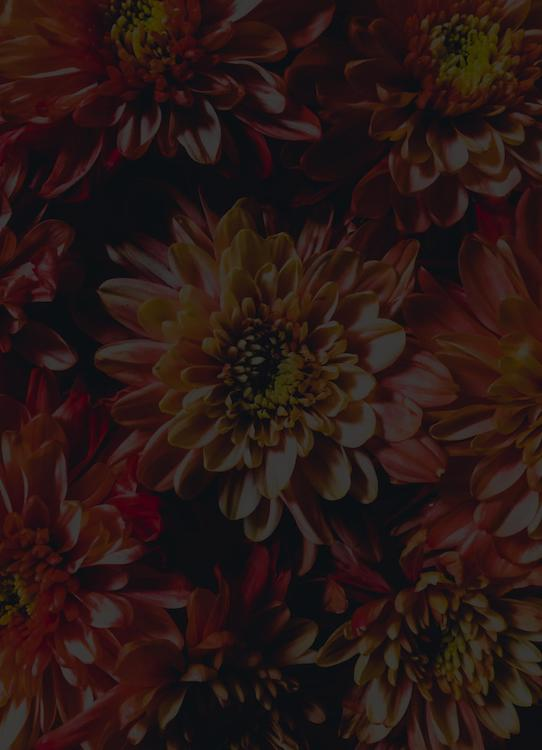
#> input picture Computer Vision 1 Introduction (Python)/week4-python/data/images/dark-flowers.jpg, 542 x 750 px
$ jupyter execute 3_Histogram_Equalization.ipynb   (shell and % lines are left out)
#> lines starting #> are read from the running program, lines starting #| are printed output that depends on the picture
# <font style="color:rgb(50,120,229)">Introduction </font>
We had seen in the previous lesson, how to improve contrast in an image using simple intensity scaling approach. In this section, we will describe better ways of improving contrast in the image.

# <font style = "color:rgb(50,120,229)">Histogram Equalization</font>

Histogram Equalization is a non-linear method for enhancing contrast in an image. We have already seen the theory in the video. Now, let's see how to perform histogram equalization using OpenCV using [**`equalizeHist()`**](https://docs.opencv.org/4.1.0/d6/dc7/group__imgproc__hist.html#ga7e54091f0c937d49bf84152a16f76d6e).

# <font style = "color:rgb(50,120,229)">Histogram Equalization for Grayscale Images</font>

The function [**`equalizeHist()`**](https://docs.opencv.org/4.1.0/d6/dc7/group__imgproc__hist.html#ga7e54091f0c937d49bf84152a16f76d6e) performs histogram equalization on a grayscale image. The syntax is given below.

### <font style = "color:rgb(8,133,37)">Function Syntax</font>

```python
	dst	=	cv2.equalizeHist(	src[, dst]	)
```

**Parameters**

- **`src`** -	Source 8-bit single channel image.
- **`dst`** -	Destination image of the same size and type as src .

[cell 1]
import cv2
import matplotlib.pyplot as plt
from dataPath import DATA_PATH
import numpy as np

[cell 2]
import matplotlib
matplotlib.rcParams['figure.figsize'] = (50.0, 50.0)
matplotlib.rcParams['image.cmap'] = 'gray'
matplotlib.rcParams['axes.titlesize'] = 20
matplotlib.rcParams['image.interpolation'] = 'bilinear'

[cell 3]
# Read image in grayscale format
filename = "data/images/dark-flowers.jpg"
im = cv2.imread(filename, cv2.IMREAD_GRAYSCALE)
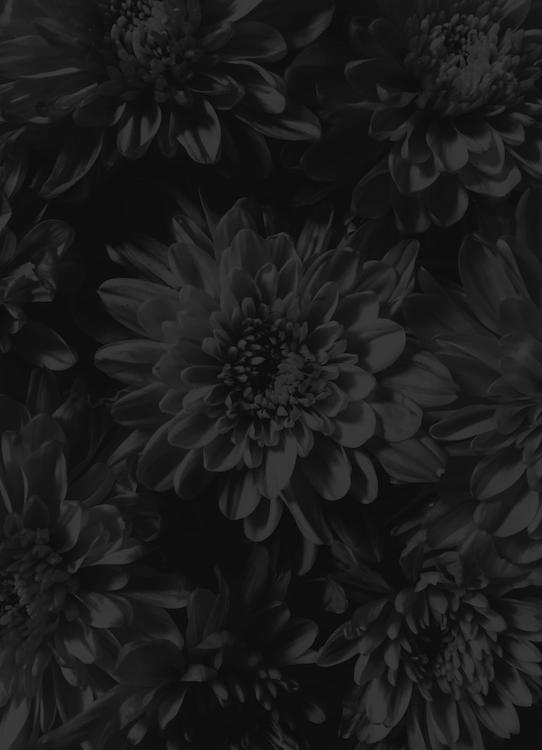
#> im: shape (750, 542); min 2, max 65, mean 27.7

# Equalize the histogram
imEq = cv2.equalizeHist(im)

# Display images
plt.figure(figsize=(10,10))

ax = plt.subplot(1,2,1)
ax.imshow(im, vmin=0, vmax=255)
ax.set_title("Original Image")
ax.axis('off')

ax = plt.subplot(1,2,2)
ax.imshow(imEq, vmin=0, vmax=255)
ax.set_title("Histogram Equalized")
ax.axis('off')

plt.show()

### <font style = "color:rgb(8,133,37)">Display Histogram</font>

Now, let's look at the histogram of the two images. In the previous section we had used **calcHist()** to calculate histogram. Matplotlib provides an alternative way which has a slightly better syntax. Let's use it here.

[cell 4]
# Display Histogram using Matplotlib
plt.figure(figsize=(30,10))

ax = plt.subplot(1,2,1)
ax.hist(im.ravel(), bins=256, range=[0,255])
ax.set_title('Histogram of Original Image')

ax = plt.subplot(1,2,2)
ax.hist(imEq.ravel(), bins=256, range=[0,255])
ax.set_title('Histogram of Equalization')

plt.show()
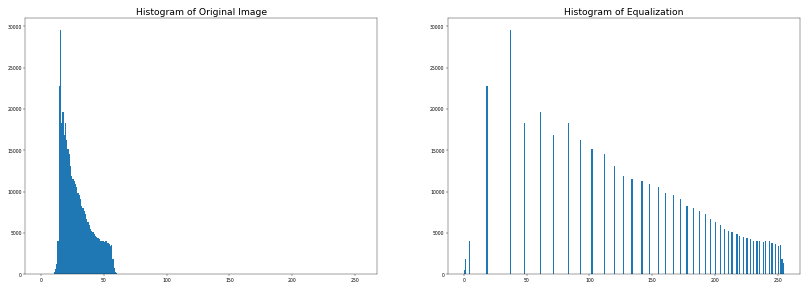
#> figure drawn by matplotlib, 2 panels; panel 1: tallest bar 29553 high, from x = 14.94 to 15.94; panel 2: tallest bar 29553 high, from x = 36.86 to 37.85

As expected, the histogram is spread more uniformly over the range

# <font style = "color:rgb(50,120,229)">Histogram Equalization for Color Images</font>

One may be tempted to think that we can simply perform histogram equalization for each channel separately. For understanding why it is not a good idea, let's simply implement and see why it is not a good idea.

### <font style = "color:rgb(8,133,37)">Wrong Way</font>

[cell 5]
# Read color image
filename = "data/images/dark-flowers.jpg"
im = cv2.imread(filename, cv2.IMREAD_COLOR)
#> im is the input picture: shape (750, 542, 3); mean B, G, R 20.1, 22.7, 40.4
# Create imEq with same shape like image
imEq = np.zeros_like(im)

# Perform histogram Equalization on each color channel separately
for channel in range(im.shape[2]):
    imEq[:,:,channel] = cv2.equalizeHist(im[:,:,channel])
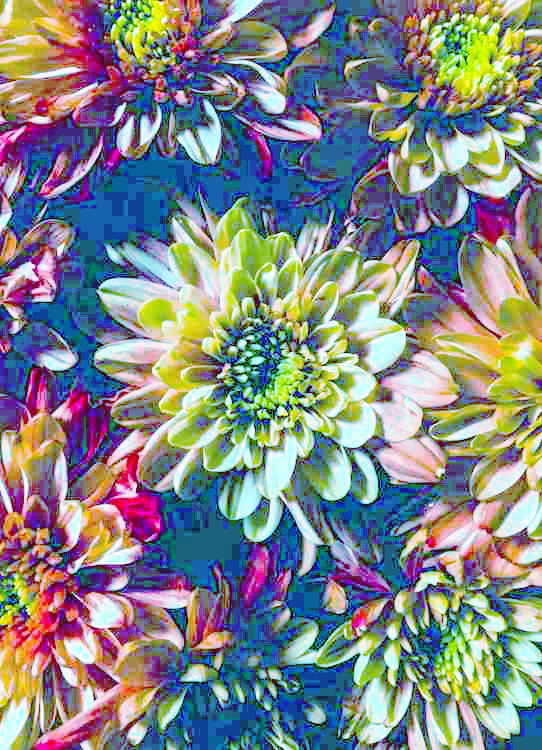
#> imEq: shape (750, 542, 3); mean B, G, R 134.5, 133.8, 129.8

# Display images
plt.figure(figsize=(10,10))

ax = plt.subplot(1,2,1)
ax.imshow(im[...,::-1], vmin=0, vmax=255)
ax.set_title("Original Image")
ax.axis('off')

ax = plt.subplot(1,2,2)
ax.imshow(imEq[...,::-1], vmin=0, vmax=255)
ax.set_title("Histogram Equalized")
ax.axis('off')

plt.show()
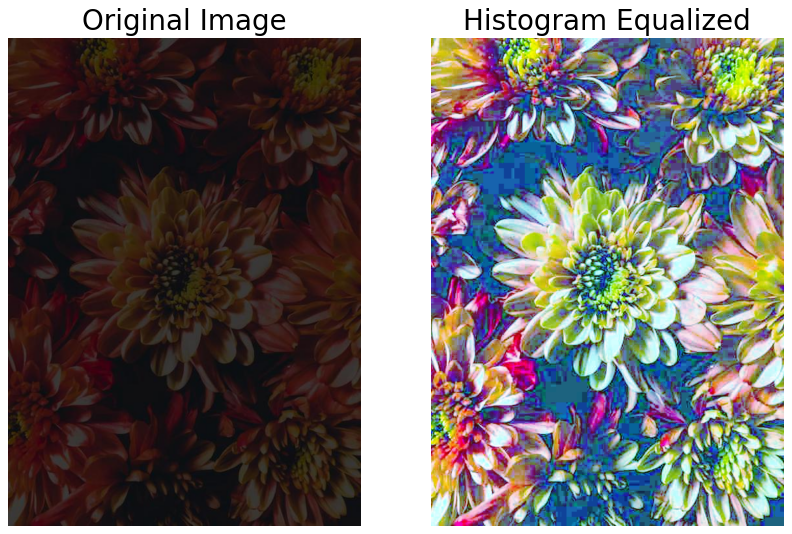
#> figure drawn by matplotlib, 2 panels

### <font style = "color:rgb(8,133,37)">Right Way</font>

We just saw that histogram equalization performed on the three channels separately leads to a bad results. The reason is that when each color channel is non-linearly transformed independently, you can get completely new and unrelated colors.

The right way to perform histogram equalization on color images is to transform the images to a space like the **HSV** colorspace where colors/hue/tint is separated from the intensity.

These are the steps involved

1. Tranform the image to HSV colorspace.
2. Perform histogram equalization only on the V channel.
3. Transform the image back to RGB colorspace.

Let's go over the code.

[cell 6]
# Read the color image
filename = "data/images/dark-flowers.jpg"
im = cv2.imread(filename, cv2.IMREAD_COLOR)

# Convert to HSV
imhsv = cv2.cvtColor(im, cv2.COLOR_BGR2HSV)
#> imhsv: shape (750, 542, 3); mean H, S, V 74.1, 131.9, 41

# Perform histogram Equalization only on the V channel
imhsv[:,:,2] = cv2.equalizeHist(imhsv[:,:,2])
#> imhsv: shape (750, 542, 3); mean H, S, V 74.1, 131.9, 130.1

# Convert back to BGR format
imEq = cv2.cvtColor(imhsv, cv2.COLOR_HSV2BGR)
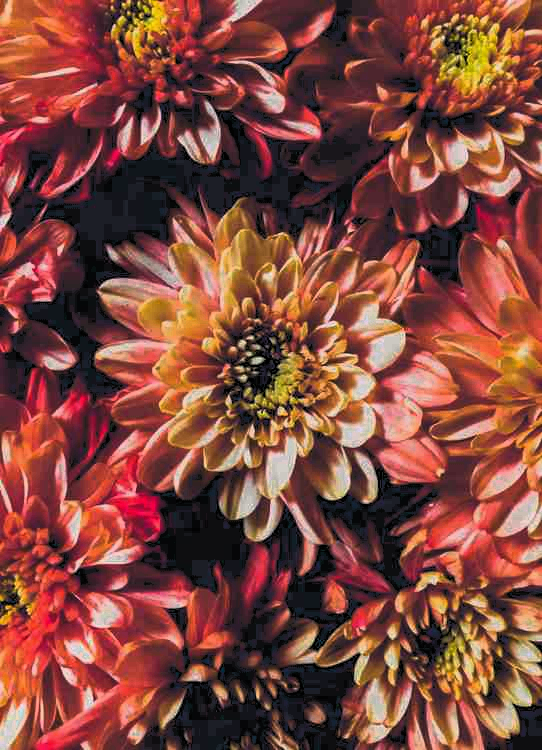
#> imEq: shape (750, 542, 3); mean B, G, R 60.4, 70.6, 129.1

# Display images
plt.figure(figsize=(10,10))

ax = plt.subplot(1,2,1)
ax.imshow(im[...,::-1], vmin=0, vmax=255)
ax.set_title("Original Image")
ax.axis('off')

ax = plt.subplot(1,2,2)
ax.imshow(imEq[...,::-1], vmin=0, vmax=255)
ax.set_title("Histogram Equalized")
ax.axis('off')

plt.show()
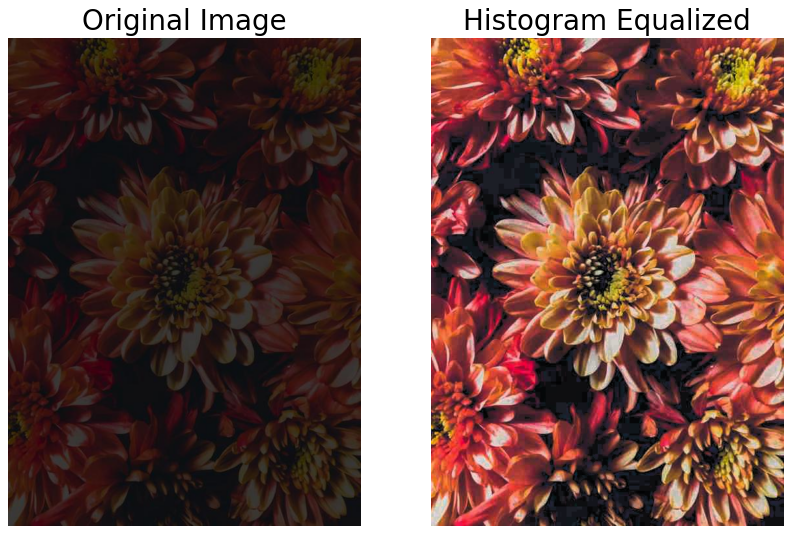
#> figure drawn by matplotlib, 2 panels

## <font style = "color:rgb(50,120,229)">Contrast Limited Adaptive Histogram Equalization (CLAHE) </font>

Histogram equalization uses the pixels of the entire image to improve contrast. While this may look good in many cases, sometimes we may want to enhance the contrast locally so the image does not looks more natural and less dramatic.

For such applications, we use [Contrast Limited Adaptive Histogram Equalization (CLAHE)](https://docs.opencv.org/4.1.0/d5/daf/tutorial_py_histogram_equalization.html) ) which improves the local contrast. More importantly it allows us to specify the size of the neighborhood that is considered "local".

Let's pick a different image, where we may prefer CLAHE in place of regular histogram equalization.

[cell 7]
# Read color image
filename = "data/images/night-sky.jpg"
im = cv2.imread(filename, cv2.IMREAD_COLOR)
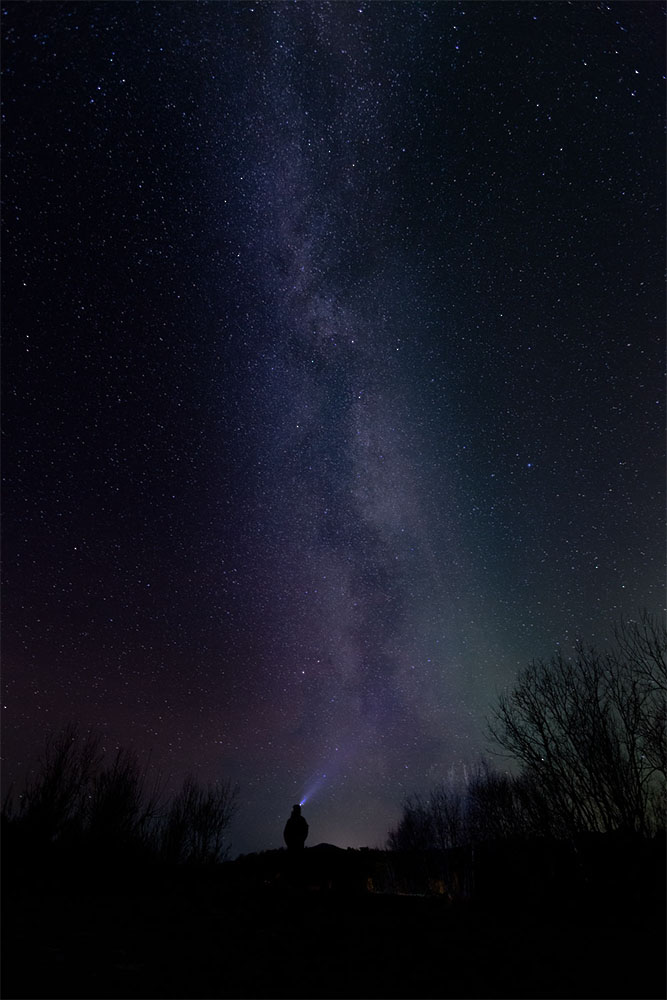
#> input picture Computer Vision 1 Introduction (Python)/week4-python/data/images/night-sky.jpg, 667 x 1000 px
#> im is the input picture: shape (1000, 667, 3); mean B, G, R 30.8, 20.2, 18.7

# Convert to HSV
imhsv = cv2.cvtColor(im, cv2.COLOR_BGR2HSV)
#> imhsv: shape (1000, 667, 3); mean H, S, V 97.2, 104.6, 30.8
imhsvCLAHE = imhsv.copy()

# Perform histogram equlization only on the V channel
imhsv[:,:,2] = cv2.equalizeHist(imhsv[:,:,2])
#> imhsv: shape (1000, 667, 3); mean H, S, V 97.2, 104.6, 119.9

clahe = cv2.createCLAHE(clipLimit=2, tileGridSize=(8,8))
imhsvCLAHE[:,:,2] = clahe.apply(imhsvCLAHE[:,:,2])
#> imhsvCLAHE: shape (1000, 667, 3); mean H, S, V 97.2, 104.6, 50

# Convert back to BGR format
imEq = cv2.cvtColor(imhsv, cv2.COLOR_HSV2BGR)
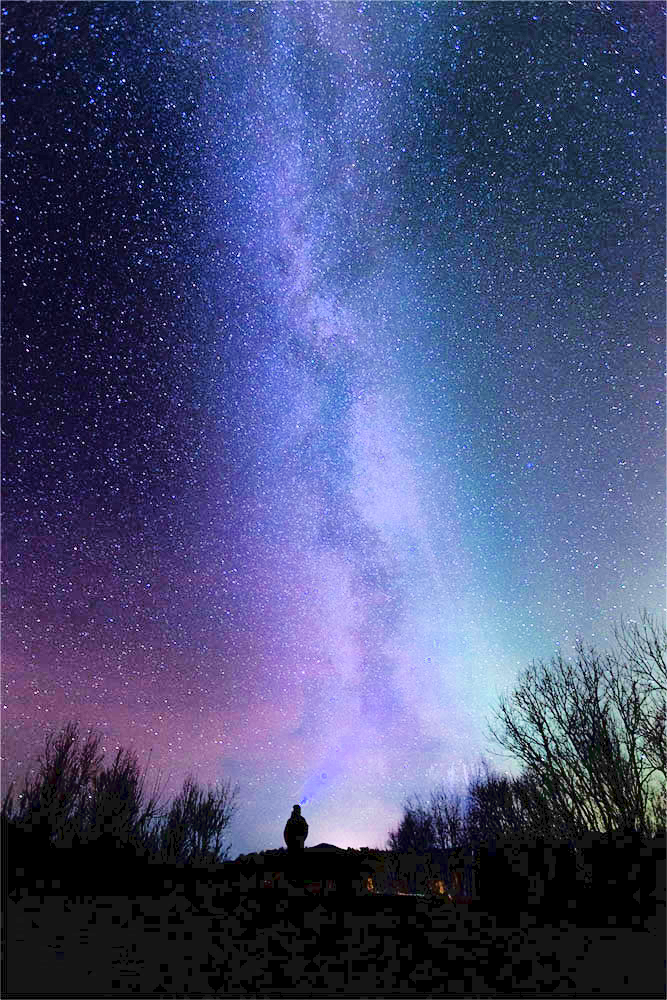
#> imEq: shape (1000, 667, 3); mean B, G, R 119.7, 78.1, 72
imEqCLAHE = cv2.cvtColor(imhsvCLAHE, cv2.COLOR_HSV2BGR)
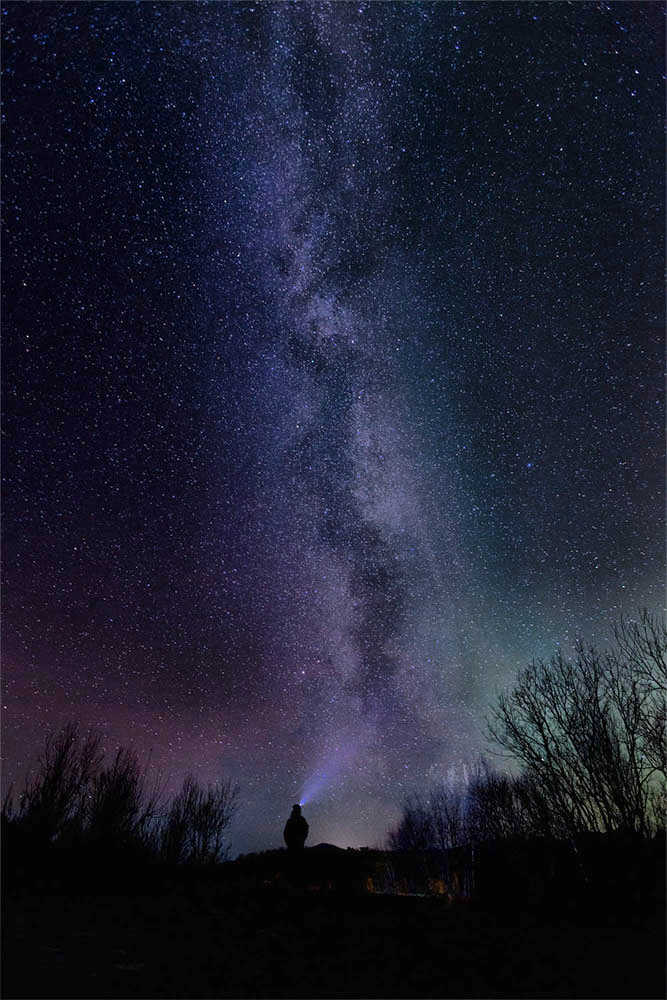
#> imEqCLAHE: shape (1000, 667, 3); mean B, G, R 49.8, 32.7, 30.4

#Display images
plt.figure(figsize=(30,10))

ax = plt.subplot(1,3,1)
ax.imshow(im[:,:,::-1], vmin=0, vmax=255)
ax.set_title("Original Image")
ax.axis('off')


ax = plt.subplot(1,3,2)
ax.imshow(imEq[:,:,::-1], vmin=0, vmax=255)
ax.set_title("Histogram Equalized")
ax.axis('off')

ax = plt.subplot(1,3,3)
ax.imshow(imEqCLAHE[:,:,::-1], vmin=0, vmax=255)
ax.set_title("CLAHE")
ax.axis('off')

plt.show()
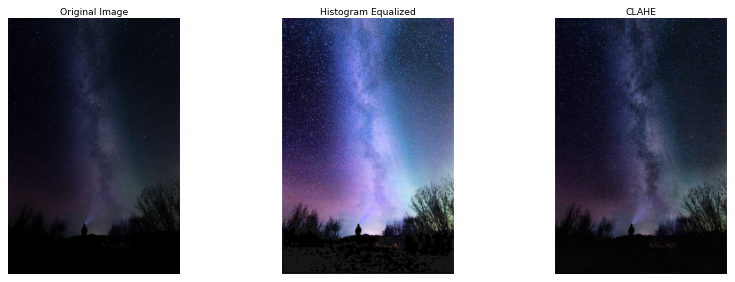
#> figure drawn by matplotlib, 3 panels
